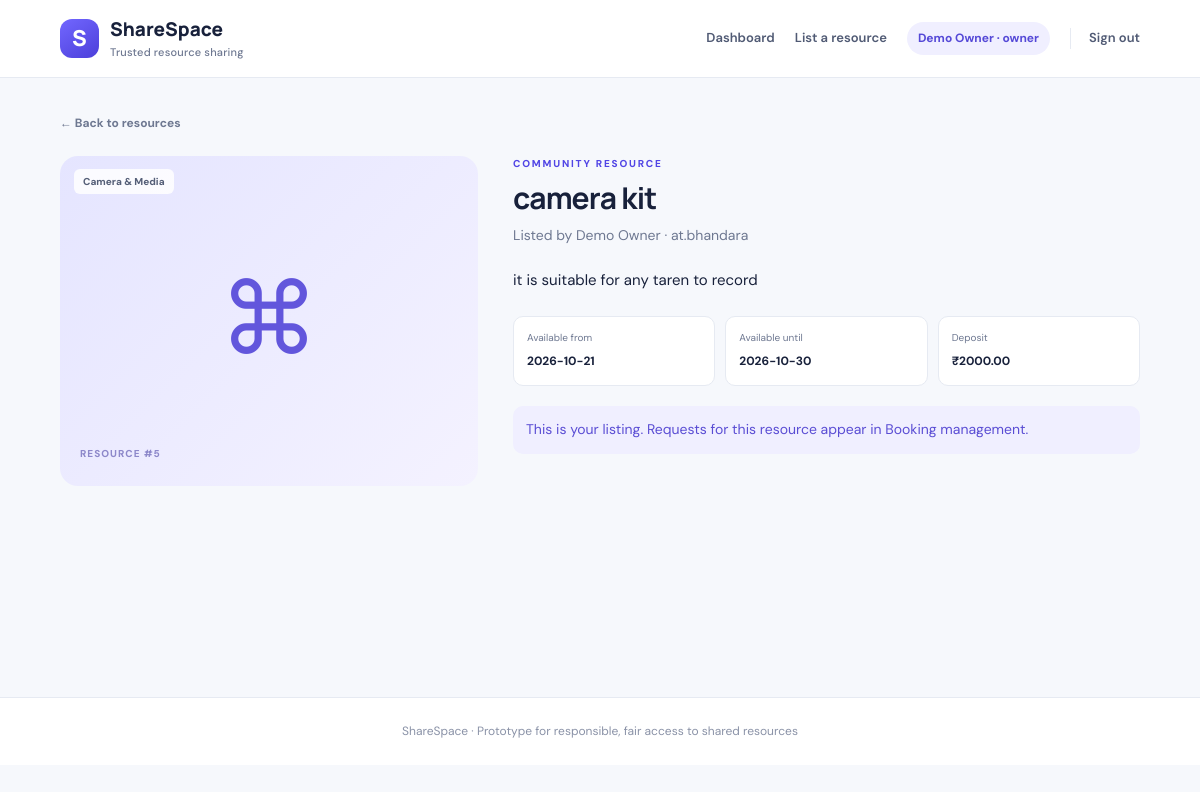
Page /resources/5 (signed in) on the committed database.
### tables this page shows
CREATE TABLE users(
      id INTEGER PRIMARY KEY AUTOINCREMENT, name TEXT NOT NULL, email TEXT UNIQUE NOT NULL,
      password TEXT NOT NULL, role TEXT NOT NULL DEFAULT 'user', verified INTEGER NOT NULL DEFAULT 0,
      created_at TEXT NOT NULL
    );

CREATE TABLE resources(
      id INTEGER PRIMARY KEY AUTOINCREMENT, owner_id INTEGER NOT NULL REFERENCES users(id),
      name TEXT NOT NULL, category TEXT NOT NULL, description TEXT NOT NULL, location TEXT NOT NULL,
      available_from TEXT NOT NULL, available_to TEXT NOT NULL, requirements TEXT DEFAULT '',
      rules TEXT DEFAULT '', deposit REAL DEFAULT 0, status TEXT NOT NULL DEFAULT 'active',
      created_at TEXT NOT NULL
    );

### app.py (the view)
@app.route("/resources/<int:resource_id>")
@login_required
def resource_detail(resource_id):
    resource = get_db().execute("SELECT r.*,u.name owner_name FROM resources r JOIN users u ON u.id=r.owner_id WHERE r.id=?",(resource_id,)).fetchone()
    if not resource:
        flash("Resource not found.", "danger")
        return redirect(url_for("dashboard"))
    return render_template("resource_detail.html", resource=resource)

### app.py (called while the page is built)
def get_db():
    if "db" not in g:
        g.db = sqlite3.connect(DB_PATH)
        g.db.row_factory = sqlite3.Row
        g.db.execute("PRAGMA foreign_keys = ON")
    return g.db

def login_required(fn):
    @wraps(fn)
    def wrapper(*args, **kwargs):
        if not session.get("user_id"):
            flash("Please sign in to continue.", "warning")
            return redirect(url_for("login"))
        return fn(*args, **kwargs)
    return wrapper

@app.context_processor
def inject_user():
    return {"current_user": session.get("name"), "current_role": session.get("role")}

### templates/resource_detail.html (shortened to what this page needs)
{% extends "base.html" %}{% block title %}{{ resource.name }} · ShareSpace{% endblock %}
{% block content %}<div class="detail-page"><a class="back-link" href="{{ url_for('dashboard') }}">← Back to resources</a><div class="detail-layout"><section class="detail-visual"><div class="detail-symbol">⌘</div><span class="category-tag">{{ resource.category }}</span><p>RESOURCE #{{ resource.id }}</p></section><section class="detail-content"><div class="eyebrow">COMMUNITY RESOURCE</div><h1>{{ resource.name }}</h1><p class="muted">Listed by {{ resource.owner_name }} · {{ resource.location }}</p><p class="detail-description">{{ resource.description }}</p><div class="info-grid"><div><span>Available from</span><b>{{ resource.available_from }}</b></div><div><span>Available until</span><b>{{ resource.available_to }}</b></div><div><span>Deposit</span><b>₹{{ '%.2f'|format(resource.deposit) }}</b></div></div>
{% if resource.owner_id == session.get('user_id') %}<div class="notice">This is your listing. Requests for this resource appear in Booking management.</div>{% endif %}</section></div></div>{% endblock %}

### templates/base.html (shortened to what this page needs)
<!doctype html>
<html lang="en">
<head>
  <link rel="stylesheet" href="{{ url_for('static', filename='style.css') }}">
</head>
<body>
<header class="topbar">
  <a class="brand" href="{{ url_for('dashboard') if current_user else url_for('login') }}"><span class="brand-mark">S</span><span>ShareSpace<small>Trusted resource sharing</small></span></a>
  {% if current_user %}
  <nav><a href="{{ url_for('dashboard') }}">Dashboard</a>{% if current_role in ['owner','manager','admin'] %}<a href="{{ url_for('new_resource') }}">List a resource</a>{% endif %}{% if current_role in ['manager','admin'] %}<a href="{{ url_for('admin') }}">Admin & audit</a>{% endif %}<span class="user-chip">{{ current_user }} · {{ current_role }}</span><a class="nav-logout" href="{{ url_for('logout') }}">Sign out</a></nav>
  {% endif %}
</header>
<main class="page">
  {% block content %}{% endblock %}
</main>
<footer>ShareSpace · Prototype for responsible, fair access to shared resources</footer>
</body></html>

### static/style.css (style rules this page uses)
:root { --ink:#18213b;--muted:#6e7891;--line:#e6eaf2;--bg:#f6f8fc;--primary:#5145e5;--primary-dark:#4035c7;--green:#16845b;--red:#c63f4e;--amber:#a46b0a;--white:#fff;--shadow:0 8px 28px rgba(29,43,81,.06) }
* { box-sizing:border-box }
body { margin:0;background:var(--bg);color:var(--ink);font-family:'DM Sans',sans-serif;font-size:14px;line-height:1.55 }
a { color:var(--primary);text-decoration:none }
.topbar { height:auto;min-height:78px;background:#fff;border-bottom:1px solid var(--line);padding:14px max(5vw,22px);display:flex;align-items:center;justify-content:space-between;gap:22px }
.brand { display:flex;align-items:center;gap:11px;color:var(--ink);font-family:Manrope,sans-serif;font-size:19px;font-weight:800;line-height:1.2 }
.brand small { display:block;color:var(--muted);font:500 11px 'DM Sans',sans-serif;letter-spacing:.2px;margin-top:4px }
.brand-mark { width:39px;height:39px;background:linear-gradient(145deg,#7267ff,#4c3fda);color:#fff;border-radius:12px;display:grid;place-items:center;font-size:22px }
.topbar nav { display:flex;align-items:center;gap:20px;flex-wrap:wrap }
.topbar nav>a { color:#505a74;font-weight:600;font-size:13px }
.user-chip { background:#f0efff;color:#5549d7;border-radius:20px;padding:7px 11px;font-size:12px;font-weight:700 }
.nav-logout { border-left:1px solid var(--line);padding-left:18px }
.page { max-width:1240px;width:90%;margin:34px auto 65px;min-height:65vh }
footer { text-align:center;color:#8a92a7;font-size:12px;padding:24px;border-top:1px solid var(--line);background:#fff }
.eyebrow { font-size:10px;letter-spacing:1.8px;font-weight:800;color:var(--primary);margin-bottom:8px }
h1,h2,h3 { font-family:Manrope,sans-serif;line-height:1.25;margin:0;color:var(--ink) }
h1 { font-size:30px;letter-spacing:-.8px }
p { margin:8px 0 }
.muted { color:var(--muted) }
.category-tag { position:absolute;top:13px;left:14px;background:#ffffffdb;padding:5px 9px;border-radius:6px;font-size:10px;font-weight:800;color:#555f78;z-index:2 }
.back-link { display:inline-block;color:#6e7891;font-weight:700;font-size:12px;margin-bottom:23px }
.detail-layout { display:grid;grid-template-columns:.8fr 1.2fr;gap:35px;align-items:start }
.detail-visual { height:330px;border-radius:18px;background:linear-gradient(135deg,#e5e5ff,#f4f2ff);display:flex;align-items:center;justify-content:center;position:relative;overflow:hidden }
.detail-symbol { font-size:100px;color:#6256dc }
.detail-visual p { position:absolute;bottom:16px;left:20px;color:#8d88ca;font-size:10px;letter-spacing:1px;font-weight:800 }
.detail-content h1 { margin:4px 0 8px }
.detail-description { font-size:15px;line-height:1.7;margin:22px 0 }
.info-grid { display:grid;grid-template-columns:repeat(3,1fr);gap:10px;margin:20px 0 }
.info-grid>div { padding:13px;background:#fff;border:1px solid var(--line);border-radius:10px }
.info-grid span { display:block;font-size:10px;color:var(--muted);margin-bottom:5px }
.info-grid b { font-size:12px }
.notice { background:#f0efff;border-radius:10px;padding:13px;color:#5a4dd4;margin-top:20px }

### rows in the picture
users: name "Demo Owner", role "owner", owner_name "Demo Owner"
resources: category "Camera & Media", id "5", name "camera kit", location "at.bhandara", description "it is suitable for any taren to record", available_from "2026-10-21", available_to "2026-10-30", deposit "2000.00"
